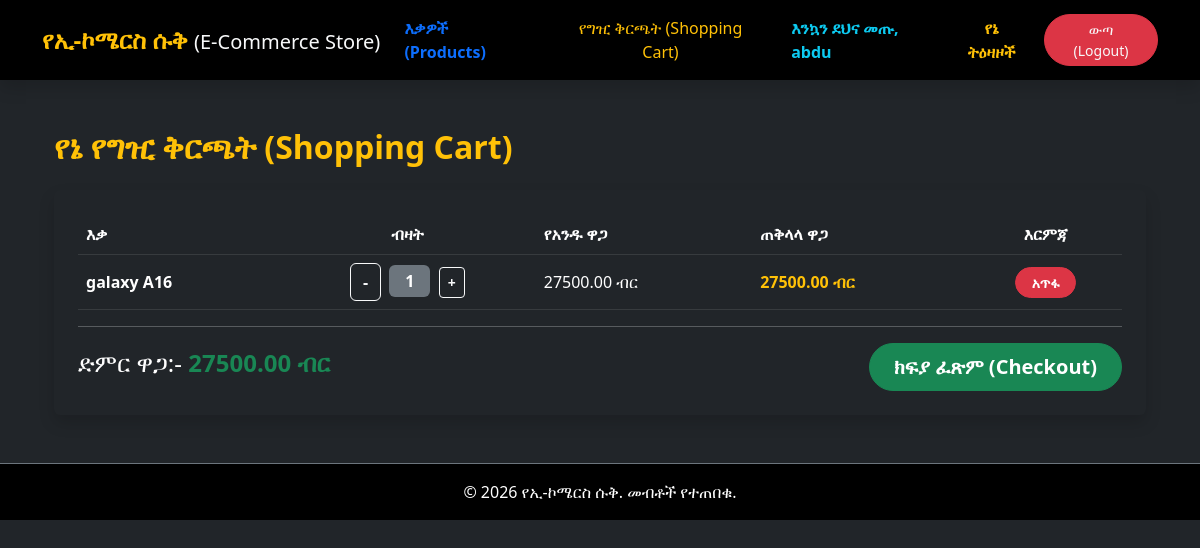
The app's page /cart/ (signed in) with its own data.
### store/models.py (models this page shows, shortened)
class CartItem(models.Model):
    cart = models.ForeignKey(Cart, related_name='items', on_delete=models.CASCADE)
    product = models.ForeignKey(Product, on_delete=models.CASCADE)
    quantity = models.PositiveIntegerField(default=1)
    def get_cost(self):
        return self.quantity * self.product.price

class Product(models.Model):
    category = models.ForeignKey(Category, on_delete=models.CASCADE, null=True ,blank=True)
    name = models.CharField(max_length=100)
    description = models.TextField()
    price = models.DecimalField(max_digits=10, decimal_places=2)
    stock = models.PositiveIntegerField()
    image = models.ImageField(upload_to='products/', null=True, blank=True)
    created_at = models.DateTimeField(auto_now_add=True)
    updated_at = models.DateTimeField(auto_now=True)

class Cart(models.Model):
    user = models.OneToOneField(User, on_delete=models.CASCADE)
    created_at = models.DateTimeField(auto_now_add=True)
    def get_total_price(self):
        return sum(item.get_cost() for item in self.items.all())

### store/views.py (the view)
# urls.py: path('cart/', views.cart_detail, name='cart_detail'),
@login_required
def cart_detail(request):
    cart, created = Cart.objects.get_or_create(user=request.user)
    return render(request, 'store/cart_detail.html', {'cart': cart})

### store/templates/store/cart_detail.html
{% extends 'store/base.html' %}
{% block content %}
<div class="container my-5">
    <h2 class="mb-4 text-warning fw-bold">የኔ የግዢ ቅርጫት (Shopping Cart)</h2>
    {% if cart.items.all %}
        <div class="table-rexponsive bg-dark p-4 rounded shadow">
            <table class="table table-dark table-hover align-middle">
                <thead>
                    <tr>
                        <th>እቃ</th>
                        <th class="text-center"> ብዛት </th>
                        <th>የአንዱ ዋጋ</th>
                        <th>ጠቅላላ ዋጋ</th>
                        <th class="text-center">እርምጃ</th>
                    </tr>
                </thead>
                <tbody>
                    {% for item in cart.items.all %}
                        <tr>
                            <td class="fw-bold">{{item.product.name}}</td>
                            <td class="text-center">
                                <a href="{% url 'decrease_cart_item' item.product.id %}" class="btn btn-outline-light me-1 fw-bold">-</a>
                                <span class="badge bg-secondary fs-6 px-3 py-2 "> {{ item.quantity}}</span>
                                <a href="{% url 'add_to_cart' item.product.id %}" class="btn btn-sm btn-outline-light  ms-1 fw-bold">+</a>
                            </td>
                            <td>{{item.product.price}} ብር </td>
                            <td class="text-warning fw-bold"> {{ item.get_cost}} ብር </td>
                            <td class="text-center">
                                <a href="{% url 'remove_cart_item' item.product.id %}" class="btn btn-danger btn-sm rounded-pill px-3 fw-bold">አጥፋ </a>
                            </td>
                        </tr>
                    {% endfor %}
                </tbody>
            </table>
            <hr class="text-light">
            <div class="d-flex justify-content-between align-items-center mt-3">
                <h4 class="text-white">ድምር ዋጋ:- <span class="text-success fw-bold "> {{cart.get_total_price}} ብር </span></h4>
                <a href="{% url 'checkout' %}" class="btn btn-success btn-lg rounded-pill px-4 fw-bold">ክፍያ ፈጽም (Checkout)</a>
            </div>
        </div>
    {% else %}
        <div class="alert alert-info text-center py-4">
            <h4> የግዢ ቅርጫትህ ባዶ ነው! </h4>
            <a href="{% url 'product_list' %}" class="btn btn-warning mt-3 rounded-pill fw-bold "> እቃዎችን መመልከት ጀምር </a>
        </div>
    {% endif %}
</div>
{% endblock content %}

### store/templates/store/base.html (shortened to what this page needs)
<!DOCTYPE html>
<html lang="am">
<head>
    <link rel="stylesheet" href="https://cdn.jsdelivr.net/npm/bootstrap@5.3.0/dist/css/bootstrap.min.css">
</head>
<body class="bg-dark text-light">
    <nav class="navbar navbar-expand-lg navbar-dark bg-black  shadow">
        <div class="container">
            <a class="navbar-brand fs-4 fw-bold text-warning  " href="{% url 'product_list' %}" >
                የኢ-ኮሜርስ ሱቅ <span class="fs-5 text-light fw-normal"> (E-Commerce Store) </span>
            </a>
            <div class="collapse navbar-collapse" id="navbarNav">
                <ul class="navbar-nav ms-auto align-items-center">
                    <li class="nav-item ">
                        <a class="nav-link active text-primary fw-bold" href="{% url 'product_list' %}">እቃዎች (Products)</a>
                    </li>
                    <li class="nav-item">
                        <a class="nav-link btn btn-outline-primary text-warning ms-2 px-3" href="{% url 'cart_detail' %}">የግዢ ቅርጫት (Shopping Cart)</a>
                    </li>
                    {% if user.is_authenticated %}
                        <li class="nav-item ms-3">
                            <span class="nav-text text-info fw-bold"> እንኳን ደህና መጡ, {{ user.username }} </span>
                        </li>
                        <li class="nav-item ms-2">
                            <a href="{% url 'my_orders' %}" class="nav=link text-warning fw-bold btn  "> የኔ ትዕዛዞች </a>
                        </li>
                        <li class="nav-item ms-2">
                            <a class="btn btn-danger btn-sm text-light rounded-pill px-3" href="{% url 'logout' %}">ውጣ (Logout)</a>
                        </li>
                    {% else %}
                        <li class="nav-item me-3">
                            <a class="btn btn-sm btn-primary rounded-pill px-3" href="{% url 'login' %}">መግቢያ (Login)</a>
                        </li>
                    {% endif %}
                </ul>
            </div>
        </div>
    </nav>
    <main class="container my-4">
        {% block content %}
        {% endblock content %}
    </main>
    <footer class="bg-black text-center text-muted py-3 mt-5 border-top border-secondary">
        <p class="mb-0 text-white">&copy; 2026 የኢ-ኮሜርስ ሱቅ. መብቶች የተጠበቁ.</p>
    </footer>
</body>
</html>

### records on screen
CartItem: product.name "galaxy A16", quantity "1", product.price "27500.00", get_cost "27500.00"
Cart: get_total_price "27500.00"

### other values on screen
{{ user.username }} "abdu"
